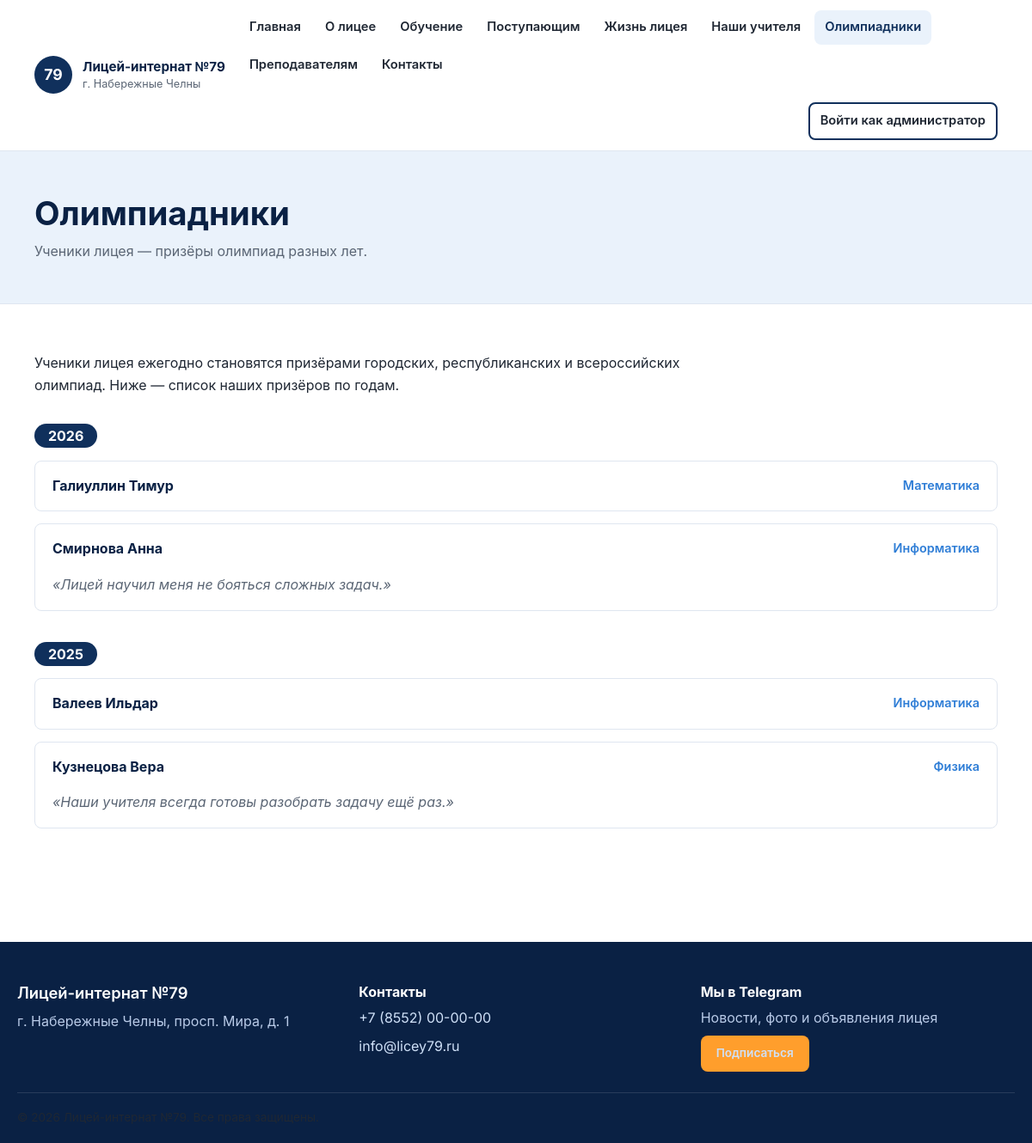
/olympiad.php, run on the app's committed database.
### tables this page shows
CREATE TABLE IF NOT EXISTS pages (
    id               INT UNSIGNED AUTO_INCREMENT PRIMARY KEY,
    slug             VARCHAR(191) NOT NULL,
    title            VARCHAR(255) NOT NULL,
    content          MEDIUMTEXT NULL,
    meta_description VARCHAR(500) NULL,
    protected        TINYINT(1) NOT NULL DEFAULT 0,
    nav_order        INT NOT NULL DEFAULT 100,
    updated_at       DATETIME NOT NULL DEFAULT CURRENT_TIMESTAMP ON UPDATE CURRENT_TIMESTAMP,
    UNIQUE KEY uniq_slug (slug)
);

CREATE TABLE IF NOT EXISTS olympiad_winners (
    id         INT UNSIGNED AUTO_INCREMENT PRIMARY KEY,
    year       SMALLINT UNSIGNED NOT NULL,
    full_name  VARCHAR(255) NOT NULL,
    subject    VARCHAR(255) NOT NULL,
    quote      TEXT NULL,
    created_at DATETIME NOT NULL DEFAULT CURRENT_TIMESTAMP,
    KEY idx_year (year)
);

### includes/functions.php (called while the page is built, shortened)
<?php
function e(?string $value): string
{
    return htmlspecialchars($value ?? '', ENT_QUOTES, 'UTF-8');
}
function core_page_files(): array
{
    return [
        'home' => 'index.php',
        'about' => 'about.php',
        'education' => 'education.php',
        'admission' => 'admission.php',
        'life' => 'life.php',
        'teachers' => 'teachers.php',
        'olympiad' => 'olympiad.php',
        'careers' => 'careers.php',
        'contacts' => 'contacts.php',
    ];
}
function page_url(string $slug): string
{
    $core = core_page_files();
    return isset($core[$slug]) ? '/' . $core[$slug] : '/page.php?slug=' . urlencode($slug);
}
function get_page(PDO $pdo, string $slug): ?array
{
    $stmt = $pdo->prepare('SELECT * FROM pages WHERE slug = ? LIMIT 1');
    $stmt->execute([$slug]);
    $page = $stmt->fetch();
    return $page ?: null;
}
function get_nav_pages(PDO $pdo): array
{
    return $pdo->query('SELECT slug, title FROM pages ORDER BY nav_order ASC, id ASC')->fetchAll();
}

### olympiad.php (the view, shortened to what this page needs)
<?php
require_once __DIR__ . '/includes/functions.php';
$page = get_page($pdo, 'olympiad');
$activeSlug = 'olympiad';
$winners = $pdo->query('SELECT * FROM olympiad_winners ORDER BY year DESC, full_name ASC')->fetchAll();
$byYear = [];
foreach ($winners as $winner) {
    $byYear[$winner['year']][] = $winner;
}
krsort($byYear);
require __DIR__ . '/includes/header.php';
?>
<section class="page-hero">
  <div class="container">
    <h1><?= e($page['title'] ?? 'Олимпиадники') ?></h1>
    <p>Ученики лицея — призёры олимпиад разных лет.</p>
  </div>
</section>
<section class="section">
  <div class="container">
    <?php if (!empty($page['content'])): ?>
      <div class="page-content" style="margin-bottom:32px;"><?= $page['content'] ?></div>
    <?php endif; ?>
    <?php if (!$byYear): ?>
      <p class="empty-state">Список призёров пока не заполнен.</p>
    <?php else: ?>
      <?php foreach ($byYear as $year => $items): ?>
        <div class="year-group">
          <h2><span class="year-badge"><?= (int) $year ?></span></h2>
          <ul class="winner-list">
            <?php foreach ($items as $winner): ?>
              <li class="winner-item">
                <span class="name"><?= e($winner['full_name']) ?></span>
                <span class="subject"><?= e($winner['subject']) ?></span>
                <?php if (!empty($winner['quote'])): ?>
                  <span class="quote">«<?= e($winner['quote']) ?>»</span>
                <?php endif; ?>
              </li>
            <?php endforeach; ?>
          </ul>
        </div>
      <?php endforeach; ?>
    <?php endif; ?>
  </div>
</section>
<?php require __DIR__ . '/includes/footer.php'; ?>

### includes/header.php (shortened to what this page needs)
<?php
$navPages = get_nav_pages($pdo);
?><!DOCTYPE html>
<html lang="ru">
<head>
<link rel="stylesheet" href="/css/style.css">
</head>
<body>
<header class="site-header">
  <div class="container header-inner">
    <a href="/index.php" class="logo">
      <span class="logo-badge">79</span>
      <span class="logo-text">Лицей-интернат №79<br><small><?= e(SITE_CITY) ?></small></span>
    </a>
    <nav class="main-nav" id="mainNav">
      <ul>
        <?php foreach ($navPages as $navPage): ?>
          <?php
            $slug = $navPage['slug'];
            $href = page_url($slug);
            $isActive = ($activeSlug ?? '') === $slug;
          ?>
          <li><a href="<?= e($href) ?>"<?= $isActive ? ' class="active" aria-current="page"' : '' ?>><?= e($navPage['title']) ?></a></li>
        <?php endforeach; ?>
      </ul>
      <a href="/admin/login.php" class="btn btn-outline nav-admin-btn">Войти как администратор</a>
    </nav>
  </div>
</header>
<main id="main">

### css/style.css (style rules this page uses)
:root { --navy: #10305c; --navy-dark: #0a2144; --blue-light: #eaf2fb; --blue-accent: #2e7dd6; --accent: #ff9e2c; --bg: #ffffff; --bg-soft: #f4f7fb; --text: #1f2733; --text-muted: #5b6675; --border: #dfe6f0; --radius: 14px; --radius-sm: 8px; --shadow: 0 10px 30px rgba(16, 48, 92, 0.08); --shadow-sm: 0 4px 12px rgba(16, 48, 92, 0.08); --font: 'Inter', -apple-system, BlinkMacSystemFont, 'Segoe UI', Roboto, Arial, sans-serif; --container-width: 1160px; }
* { box-sizing: border-box; }
html { scroll-behavior: smooth; }
body { margin: 0; font-family: var(--font); color: var(--text); background: var(--bg); line-height: 1.6; font-size: 16px; }
a { color: var(--blue-accent); text-decoration: none; }
h1, h2, h3, h4 { color: var(--navy-dark); line-height: 1.25; margin: 0 0 .5em; }
h1 { font-size: clamp(1.8rem, 3.2vw, 2.6rem); font-weight: 700; }
h2 { font-size: clamp(1.5rem, 2.4vw, 2rem); font-weight: 700; }
p { margin: 0 0 1em; color: var(--text); }
.container { max-width: var(--container-width); margin: 0 auto; padding: 0 20px; }
.btn { display: inline-block; padding: 12px 24px; border-radius: var(--radius-sm); font-weight: 600; font-size: 0.95rem; border: 2px solid transparent; cursor: pointer; text-decoration: none; transition: transform .15s ease, box-shadow .15s ease, background-color .15s ease, color .15s ease; }
.btn-outline { background: transparent; color: var(--navy); border-color: var(--navy); }
.site-header { background: #fff; border-bottom: 1px solid var(--border); position: sticky; top: 0; z-index: 100; }
.header-inner { display: flex; align-items: center; justify-content: space-between; padding-top: 12px; padding-bottom: 12px; gap: 16px; }
.logo { display: flex; align-items: center; gap: 12px; color: var(--navy-dark); font-weight: 700; flex-shrink: 0; }
.logo-badge { display: flex; align-items: center; justify-content: center; width: 44px; height: 44px; border-radius: 50%; background: var(--navy); color: #fff; font-weight: 700; font-size: 1.1rem; flex-shrink: 0; }
.logo-text { font-size: 0.95rem; line-height: 1.3; }
.logo-text small { font-weight: 400; color: var(--text-muted); }
.main-nav { display: flex; align-items: center; gap: 24px; flex-wrap: wrap; justify-content: flex-end; }
.main-nav ul { display: flex; flex-wrap: wrap; gap: 4px; list-style: none; margin: 0; padding: 0; }
.main-nav a { display: inline-block; padding: 8px 12px; border-radius: var(--radius-sm); color: var(--text); font-weight: 600; font-size: 0.92rem; }
.main-nav a.active { color: var(--navy); background: var(--blue-light); }
.nav-admin-btn { white-space: nowrap; }
.page-hero { background: var(--blue-light); padding: 48px 0; border-bottom: 1px solid var(--border); }
.page-hero h1 { margin-bottom: 8px; }
.page-hero p { color: var(--text-muted); max-width: 70ch; margin: 0; }
.section { padding: 56px 0; }
.page-content { max-width: 76ch; }
.year-group { margin-bottom: 36px; }
.year-group h2 { display: flex; align-items: center; gap: 12px; }
.year-badge { background: var(--navy); color: #fff; border-radius: 999px; padding: 4px 16px; font-size: 1rem; }
.winner-list { list-style: none; margin: 0; padding: 0; display: grid; gap: 14px; }
.winner-item { background: #fff; border: 1px solid var(--border); border-radius: var(--radius-sm); padding: 16px 20px; display: flex; justify-content: space-between; gap: 16px; flex-wrap: wrap; }
.winner-item .name { font-weight: 700; color: var(--navy-dark); }
.winner-item .subject { color: var(--blue-accent); font-weight: 600; font-size: 0.9rem; }
.winner-item .quote { color: var(--text-muted); font-style: italic; flex-basis: 100%; }

### data on the page
pages: title "Главная"
pages: title "О лицее"
pages: title "Обучение"
pages: title "Поступающим"
pages: title "Жизнь лицея"
pages: title "Наши учителя"
pages: title "Олимпиадники", content "Ученики лицея ежегодно становятся призёрами городских, республиканских и всероссийских олимпиад. Ниже — список наших призёров по годам."
pages: title "Преподавателям"
pages: title "Контакты"
olympiad_winners: full_name "Галиуллин Тимур", subject "Математика"
olympiad_winners: full_name "Смирнова Анна", subject "Информатика", quote "Лицей научил меня не бояться сложных задач."
olympiad_winners: full_name "Валеев Ильдар", subject "Информатика"
olympiad_winners: full_name "Кузнецова Вера", subject "Физика", quote "Наши учителя всегда готовы разобрать задачу ещё раз."

### other printed values
SITE_CITY "г. Набережные Челны"
$year "2026"
$year "2025"
SITE_ADDRESS "г. Набережные Челны, просп. Мира, д. 1"
SITE_PHONE "+7 (8552) 00-00-00"
SITE_EMAIL "info@licey79.ru"
